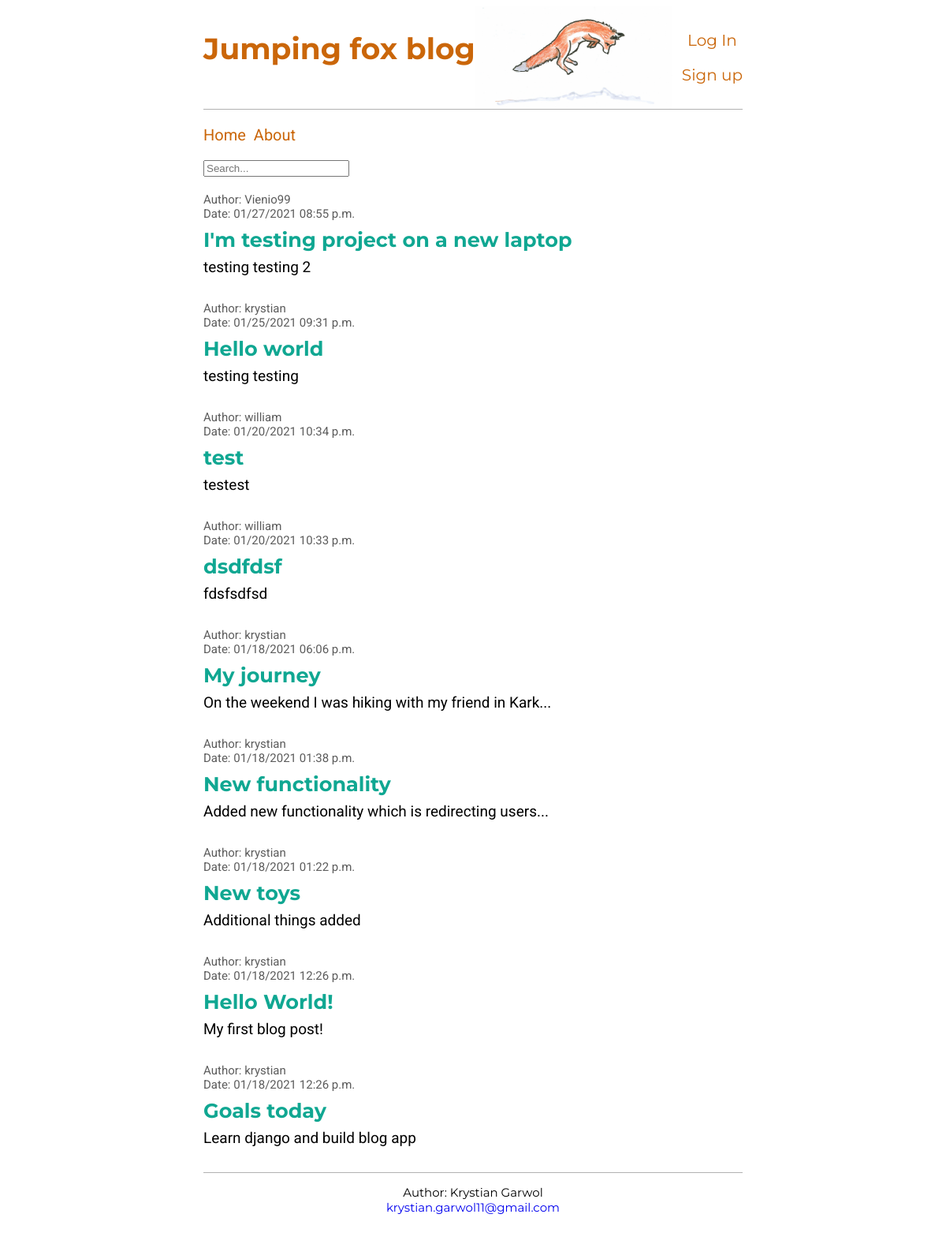
Before: / with the older database file.
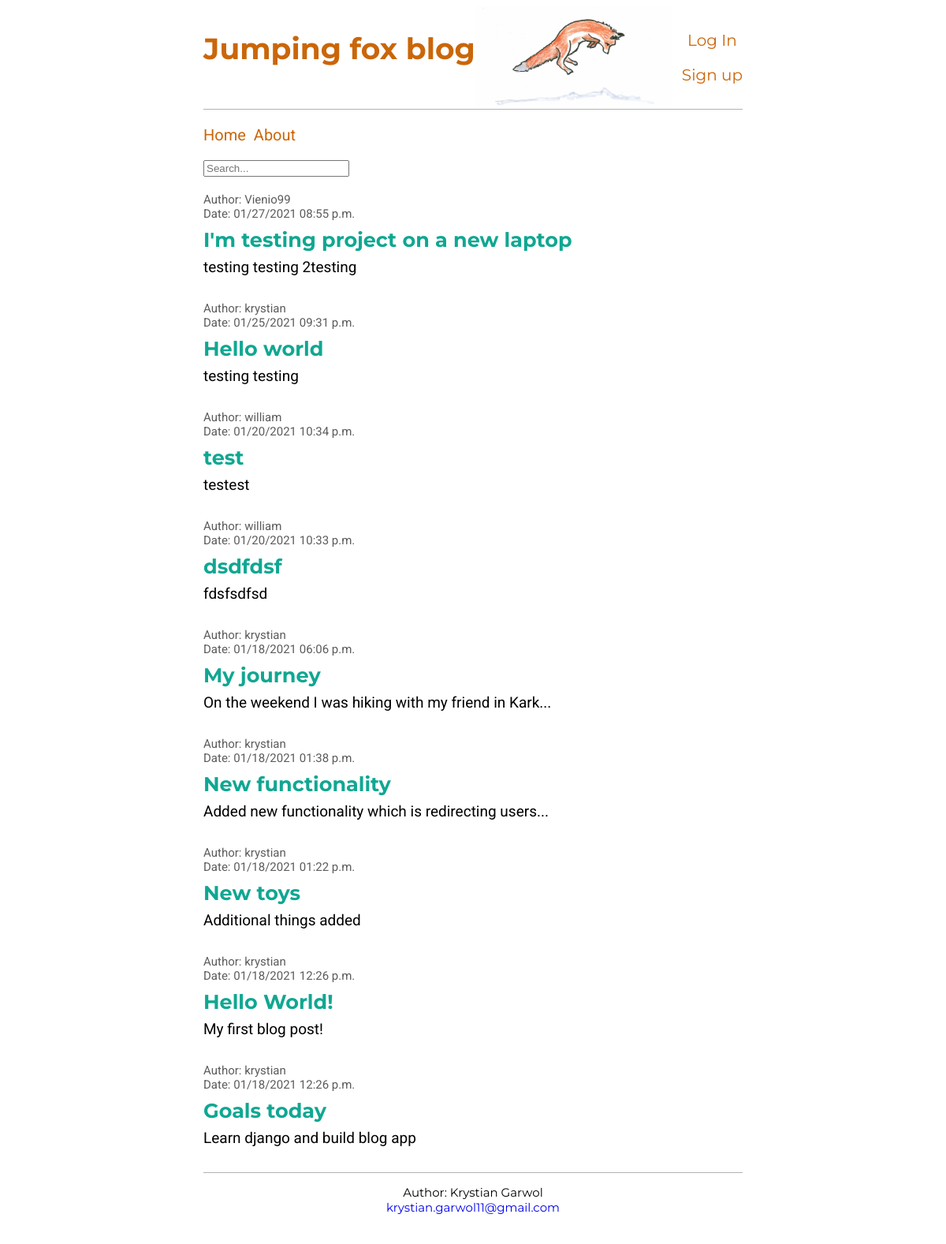
After: the same page with the newer database file.
### blog/models.py (models this page shows, shortened)
class Post(models.Model):
    author = models.ForeignKey('auth.user', on_delete=models.CASCADE, default='Unknown')
    pub_date = models.DateTimeField('date published', default=timezone.now)
    title = models.CharField(max_length=200)
    body = models.TextField()
    class Meta:
        ordering = ['-pub_date']

### blog/views.py (the view)
# urls.py: path('', BlogListView.as_view(), name='home'),
class BlogListView(generic.ListView):
    model = Post
    template_name = 'home.html'
    context_object_name = 'all_posts'

### templates/home.html
{% extends 'base.html' %}
{% block content %}
    <form class="search" action="{% url 'search_results' %}" method="get">
        <input name="q" type="text" placeholder="Search...">
    </form><br>
    {% for post in all_posts %}
    <div class="post-entry">
        <div class="additional-info">
            <p>Author: {{ post.author }}</p>
            <p>Date: {{ post.pub_date|date:"SHORT_DATE_FORMAT" }} {{ post.pub_date|time:"h:i a" }}</p>
        </div>
        <h2><a href="{% url 'post_detail' post.pk %}">{{ post.title }}</a></h2>
        {% if post.body|length > 50 %}
            <p>{{ post.body|slice:":50" }}...</p>
        {% else %}
            <p>{{ post.body }}</p>
        {% endif %}
    </div>
    {% endfor %}
{% endblock content %}

Changed rows visible on the page:
changed Post "I'm testing project on a new laptop": body "testing testing 2" → "testing testing 2testing"
